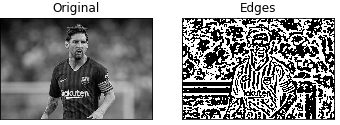

Write the Python code that produced this figure.
import cv2
import matplotlib.pyplot as plt

def main():
    imgpath ='/home/nisnt2411/Downloads/Messi.jpg'  #works fine in unix platforms
    #  path = "\\IMAGEPATH\\IMAGE.jpg"  "works with windows machine"
    img = cv2.imread(imgpath, cv2.IMREAD_GRAYSCALE)
   # img = cv2.cvtColor(img, cv2.COLOR_BGR2RGB)

    edges = cv2.Laplacian(img, -1, ksize=29, scale=1, delta=0, 
                          borderType=cv2.BORDER_DEFAULT)

    output = [img, edges]
    titles = ['Original', 'Edges']
    
    for i in range(2):
        plt.subplot(1, 2, i+1)
        plt.imshow(output[i], cmap = 'gray')
        plt.title(titles[i])
        plt.xticks([])
        plt.yticks([])
    plt.show()

if __name__ == "__main__":
    main()
